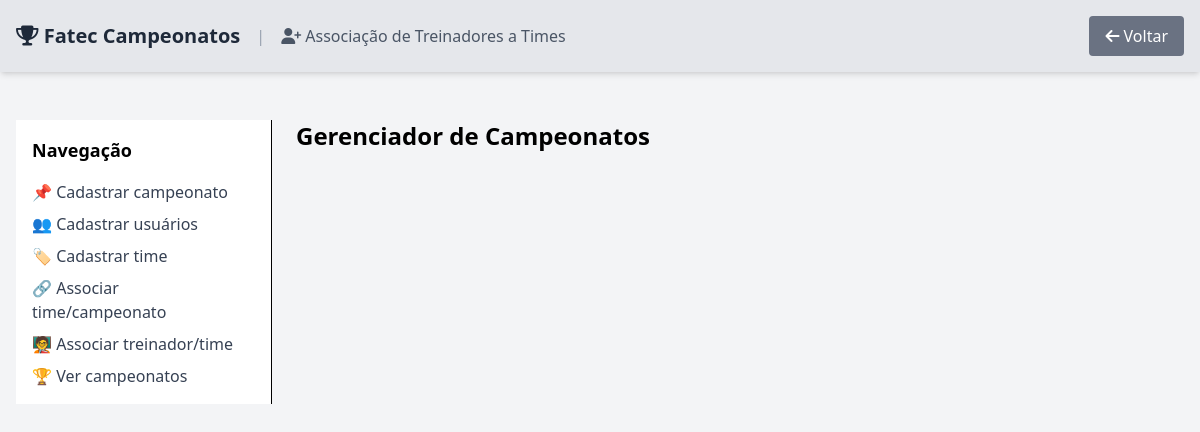
/manageChampionships.php, run on an earlier commit of the app's database.
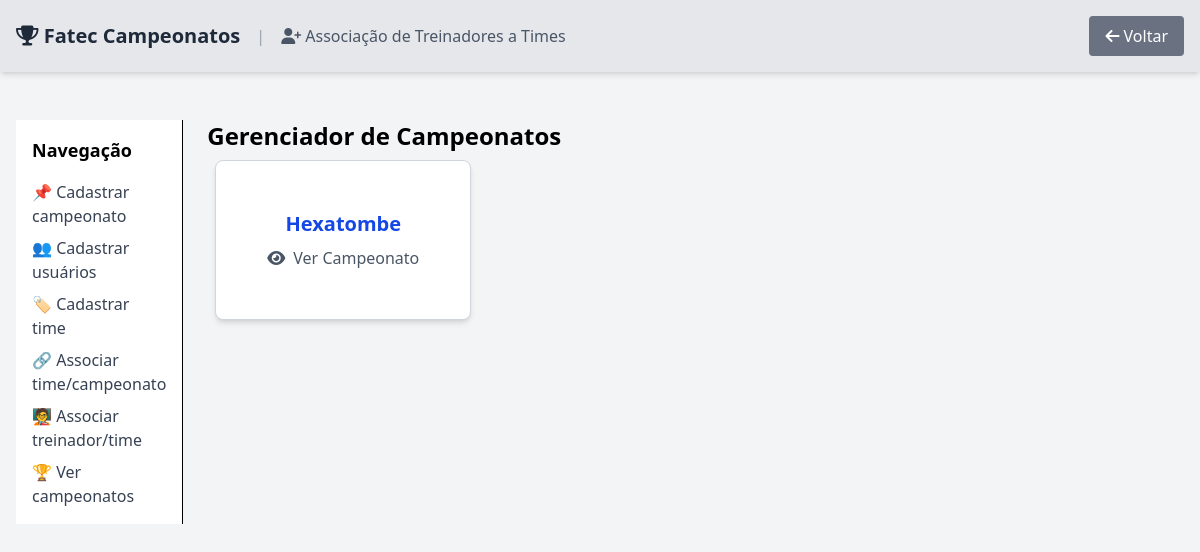
And on a later commit of the database.
### tables this page shows
CREATE TABLE `tbl_campeonatos` (
  `id_campeonato` int(11) NOT NULL,
  `titulo` varchar(100) NOT NULL,
  `data_inicio` datetime NOT NULL,
  `intervalo_minutos` int(11) NOT NULL DEFAULT 1440,
  `iniciado` tinyint(4) NOT NULL DEFAULT 0,
  `pontos_vitoria` int(11) DEFAULT 3,
  `pontos_empate` int(11) DEFAULT 1,
  `pontos_derrota` int(11) DEFAULT 0,
  `criado_em` timestamp NOT NULL DEFAULT current_timestamp()
);

### manageChampionships.php (the view, shortened to what this page needs)
<?php
include 'conecta.php';
$SelectCampeonato = "SELECT * FROM tbl_campeonatos";
$resultCampeonato = mysqli_query($connection, $SelectCampeonato);
?>
<!DOCTYPE html>
<html lang="pt-br">
<head>
    <script src="https://cdn.jsdelivr.net/npm/@tailwindcss/browser@4"></script>
</head>
<body class="bg-gray-100 min-h-screen">
    <nav class="flex flex-row justify-between items-center p-4 bg-gray-200 shadow-md mb-8">
        <div class="flex items-center gap-4">
            <a href="MenuPrincipal.php" class="text-xl font-bold text-gray-800 hover:text-blue-500 transition">
                <i class="fas fa-trophy"></i> Fatec Campeonatos
            </a>
            <span class="text-gray-400">|</span>
            <span class="text-gray-600">
                <i class="fas fa-user-plus"></i> Associação de Treinadores a Times
            </span>
        </div>
        <div class="flex flex-row items-center space-x-4">
            <a href="MenuPrincipal.php" class="bg-gray-500 text-white py-2 px-4 rounded hover:bg-gray-600 transition">
                <i class="fas fa-arrow-left"></i> Voltar
            </a>
        </div>
    </nav>
    <div class="flex gap-6 p-4">
        <aside class="w-64 bg-white border-r p-4">
            <h3 class="text-lg font-semibold mb-4">Navegação</h3>
            <nav class="space-y-2">
                <a href="registerChampionship.php" class="block text-gray-700 hover:text-blue-600">📌 Cadastrar campeonato</a>
                <a href="register.php" class="block text-gray-700 hover:text-blue-600">👥 Cadastrar usuários</a>
                <a href="registerTeam.php" class="block text-gray-700 hover:text-blue-600">🏷️ Cadastrar time</a>
                <a href="associateTeamChampionship.php" class="block text-gray-700 hover:text-blue-600">🔗 Associar time/campeonato</a>
                <a href="associateTrainerTeam.php" class="block text-gray-700 hover:text-blue-600">🧑‍🏫 Associar treinador/time</a>
                <a href="manageChampionships.php" class="block text-gray-700 hover:text-blue-600">🏆 Ver campeonatos</a>
            </nav>
        </aside>
        <div>
            <h1 class="text-2xl font-bold">Gerenciador de Campeonatos</h1>
            <div class="grid grid-cols-6 gap-6">
                <?php
                while ($row = mysqli_fetch_assoc($resultCampeonato)) {
                    echo "<div class='bg-white border border-gray-300 rounded-lg shadow-md p-6 m-2 flex flex-col items-center justify-center transition-transform hover:scale-105 hover:bg-gray-50 cursor-pointer w-64 h-40'>";
                    echo "<a href='viewChampionship.php?id=" . $row['id_campeonato'] . "' class='text-xl font-bold text-blue-700 hover:underline mb-2'>" . $row['titulo'] . "</a>";
                    echo "<h3 class='text-gray-600 text-base font-medium'><i class='fas fa-eye mr-2'></i>Ver Campeonato</h3>";
                    echo "</div>";
                }
                ?>
            </div>
        </div>
</body>
</html>

What changed in the data, as far as the page shows it:
added tbl_campeonatos: titulo "Hexatombe"
